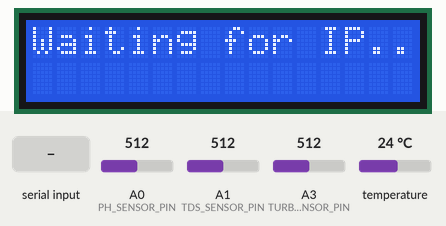
Recording of a sketch running on a simulated Arduino Uno, built with avr-gcc and run on an emulated ATmega328P. On the bench: 16×2 character LCD. The test bench sets the inputs (shaded band); at power-on: temperature 24 °C, A3 (TURBIDITY_SENSOR_PIN) = 512, A0 (PH_SENSOR_PIN) = 512, A1 (TDS_SENSOR_PIN) = 512. What the sketch prints to the serial monitor is not drawn.

Above: at 1.2 s.
1.3 s: "IP:\n" received over Serial
At 2.3 s:
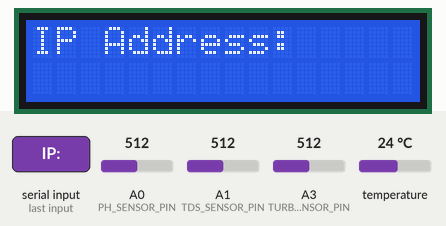
2.8 s: temperature set to 12 °C
At 5.6 s:
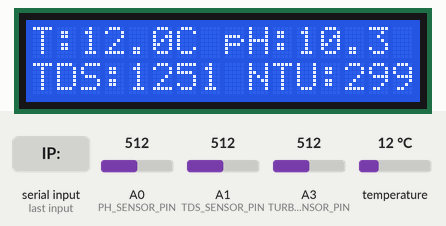
5.8 s: A3 (TURBIDITY_SENSOR_PIN) set to 716
At 7.4 s:
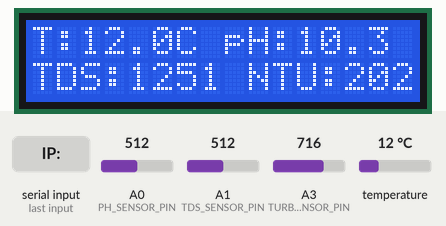
8.6 s: A0 (PH_SENSOR_PIN) set to 716
At 9.9 s:
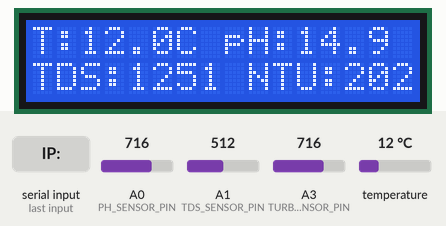
10.5 s: A1 (TDS_SENSOR_PIN) set to 716
At 12.2 s:
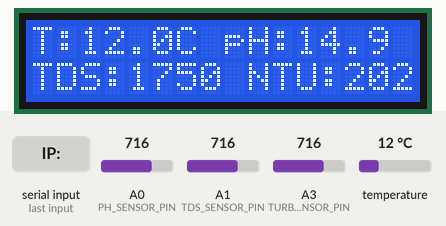
12.5 s: temperature set to 19 °C
At 13.5 s:
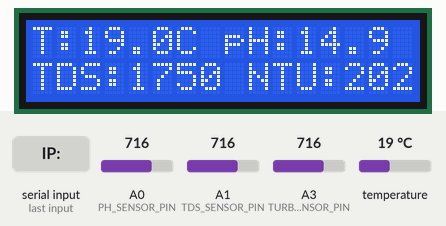
Timing chart, 0 to 15.4 s (numbered marks = the images above; inputs shaded):
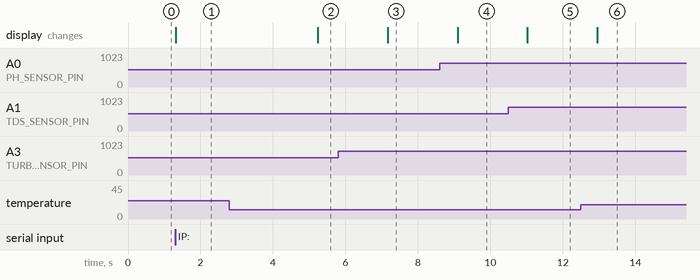

The sketch:

sketch_may2b.ino
```cpp
#include <Wire.h>
#include <LiquidCrystal_I2C.h>
#include <OneWire.h>
#include <DallasTemperature.h>

// === Pins ===
#define ONE_WIRE_BUS 2
#define PH_SENSOR_PIN A0
#define TDS_SENSOR_PIN A1
#define TURBIDITY_SENSOR_PIN A3

// === LCD & Sensor Setup ===
OneWire oneWire(ONE_WIRE_BUS);
DallasTemperature sensors(&oneWire);
LiquidCrystal_I2C lcd(0x27, 16, 2);

bool showIPDone = false;

void setup() {
  Serial.begin(115200);
  sensors.begin();
  lcd.begin(16, 2);
  lcd.backlight();
  lcd.setCursor(0, 0);
  lcd.print("Waiting for IP...");
}

void loop() {
  // Handle IP display from Serial input once
  if (Serial.available() && !showIPDone) {
    String ipData = Serial.readStringUntil('\n');
    if (ipData.startsWith("IP:")) {
      lcd.clear();
      lcd.setCursor(0, 0);
      lcd.print("IP Address:");
      lcd.setCursor(0, 1);
      lcd.print(ipData.substring(3));
      delay(3000);
      showIPDone = true;
    }
  }

  if (showIPDone) {
    // === Read Sensors ===
    sensors.requestTemperatures();
    float temperature = sensors.getTempCByIndex(0);

    int rawPH = analogRead(PH_SENSOR_PIN);
    float voltagePH = rawPH * (5.0 / 1023.0);
    float pHValue = (voltagePH - 0.3) * 14.0 / 3.0;

    int rawTDS = analogRead(TDS_SENSOR_PIN);
    float voltageTDS = rawTDS * (5.0 / 1023.0);
    float tdsValue = voltageTDS * 500;

    // Turbidity sensor reading
    float volt = 0;
    for (int i = 0; i < 800; i++) {
      volt += ((float)analogRead(TURBIDITY_SENSOR_PIN) / 1023.0) * 5.0;
    }
    volt = volt / 800.0;

    float turbidityNTU;
    if (volt >= 4.2) {
  turbidityNTU = 0;  // Clean water
} else if (volt <= 2.5) {
  turbidityNTU = 3000;  // Very dirty water or error
} else {
  turbidityNTU = -1120.4 * pow(volt, 2) + 5742.3 * volt - 4353.8;
}


    // === Display on LCD ===
    lcd.clear();
    lcd.setCursor(0, 0);
    lcd.print("T:");
    lcd.print(temperature, 1);
    lcd.print("C ");

    lcd.print("pH:");
    lcd.print(pHValue, 1);

    lcd.setCursor(0, 1);
    lcd.print("TDS:");
    lcd.print(tdsValue, 0);
    lcd.print(" NTU:");
    lcd.print((int)turbidityNTU);

    // === Send to Serial/NodeMCU ===
    Serial.print(temperature);
    Serial.print(",");
    Serial.print(pHValue);
    Serial.print(",");
    Serial.print(tdsValue);
    Serial.print(",");
    Serial.println(turbidityNTU);

    delay(1000);  // 1 second delay
  }
}
```

Measured:
- after the input at 1.3 s, the display: changes at once (image 1)
- after the input at 2.8 s, the display: changes after 2.4 s (image 2)
- after the input at 5.8 s, the display: changes after 1.4 s (image 3)
- after the input at 8.6 s, the display: changes after 0.50 s (image 4)
- after the input at 10.5 s, the display: changes after 0.52 s (image 5)
- after the input at 12.5 s, the display: changes after 0.45 s (image 6)
